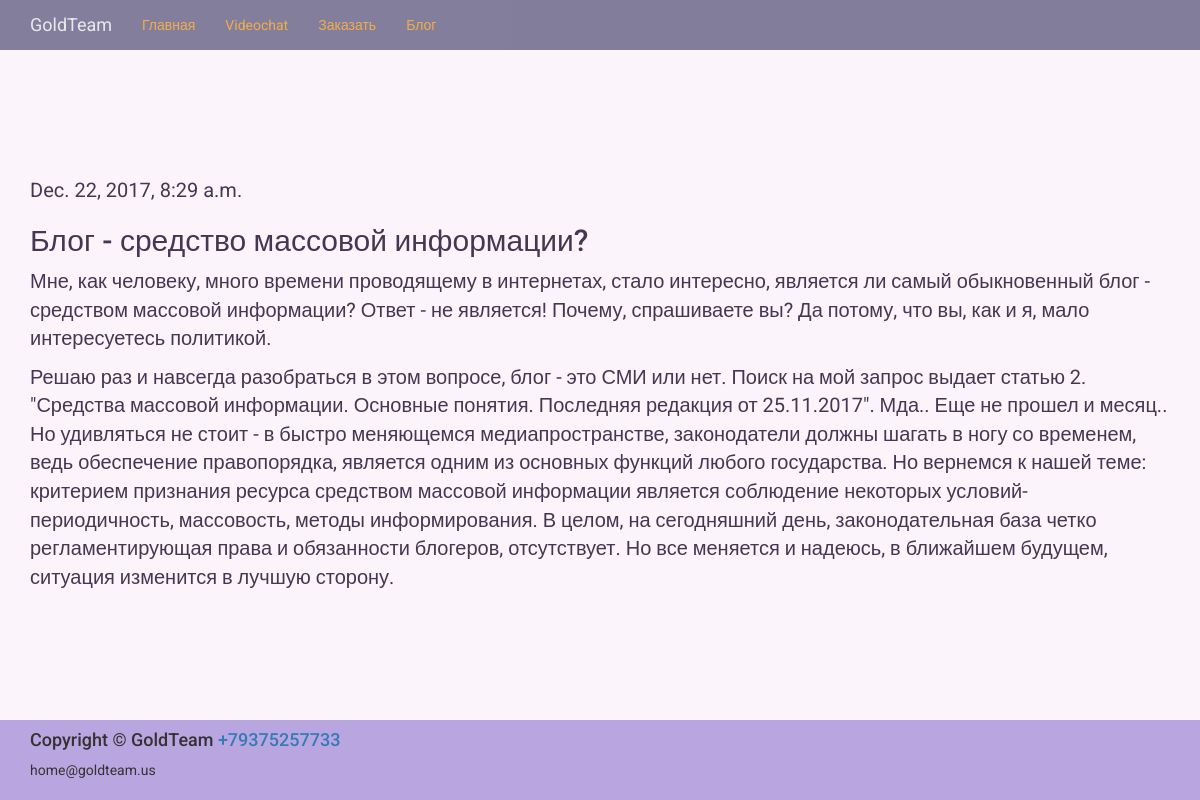
The app's page /blog/2/ with its own data.
### blog/models.py (models this page shows, shortened)
class Post(models.Model):
    title = models.CharField(max_length=40) # заголовок поста
    datetime = models.DateTimeField(u'Дата публикации') # дата публикации
    content = RichTextUploadingField() # текст поста

### blog/views.py (the view)
# urls.py: url(r'^(?P<pk>\d+)/$', PostDetailView.as_view()), # а по URL http://имя_сайта/blog/число/
class PostDetailView(DetailView): # детализированное представление модели
    model = Post

### orders/context_processors.py (called while the page is built)
def getting_basket_info(request):
    session_key = request.session.session_key
    if not session_key:
        request.session["session_key"] = 123
        request.session.cycle_key()
    products_in_basket = ProductInBasket.objects.filter(session_key=session_key, is_active=True, order__isnull=True)
    products_total_nmb = products_in_basket.count()
    return locals()

### templates/blog/post_detail.html (shortened to what this page needs)
 {% extends 'base.html' %}
{% load static %}
{% block content %}
  <div class="container">
   <div class="row">
    <div class="col-lg-12 topblog">
        {% autoescape off %}
         <p>{{ post.datetime }}</p>
    <h2>{{ post.title }}</h2>
    <p>{{ post.content }}</p>
        {% endautoescape %}
    {% load disqus_tags %}
    </div>
   </div>
  </div>
{% endblock %}

### static/static_prod/static_dev/css/style.css (style rules this page uses)
html, body { height: 100%; font-family: 'Roboto', sans-serif; background: #FBF4FB; background-position: top; }

### static/static_dev/css/blog.css (style rules this page uses)
.topblog { margin-top: 15%; color: #443752; font-size: 20px; }

### records on screen
Post: datetime "Dec. 22, 2017, 8:29 a.m.", title "Блог - средство массовой информации?", content "Мне, как человеку, много времени проводящему в интернетах, стало интересно, является ли самый обыкновенный блог - средством массовой информации? Ответ - не является! Почему, спрашиваете вы? Да потому, что вы, как и я, мало интересуетесь политикой. Решаю раз и навсегда разобраться в этом вопросе, блог - это СМИ или нет. Поиск на мой запрос выдает статью 2. \"Средства массовой информации. Основные понятия. Последняя редакция от 25.11.2017\". Мда.. Еще не прошел и месяц.. Но удивляться не стоит - в быстро меняющемся медиапространстве, законодатели должны шагать в ногу со временем, ведь обеспечение правопорядка, является одним из основных функций любого государства. Но вернемся к нашей теме:…"
